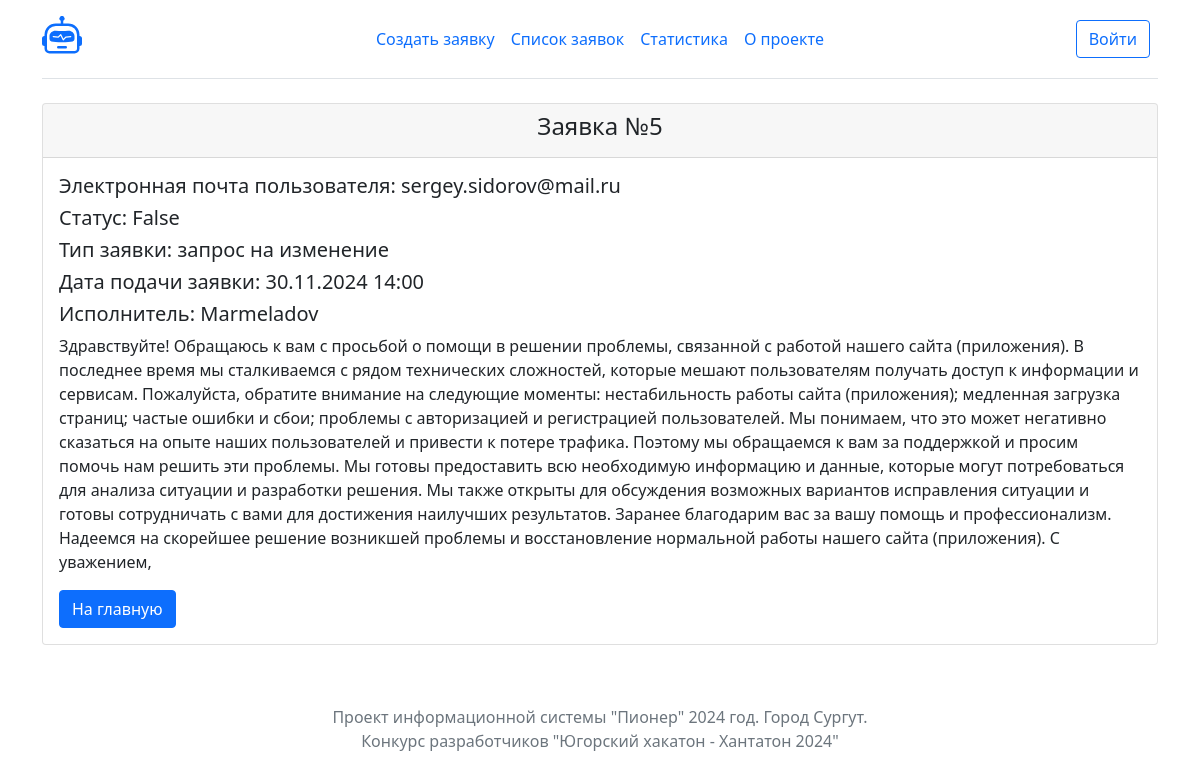
/task/5/, run on the app's committed database.
### tasks/models.py (models this page shows, shortened)
class Task(models.Model):
    title = models.CharField(max_length=1024)
    message = models.TextField()
    authors = models.CharField(max_length=1024)
    contractor = models.ForeignKey(User, on_delete=models.CASCADE, null=True)
    created = models.DateTimeField("date published", auto_now_add= True)
    closed = models.BooleanField(default=False)
    typetask = models.ForeignKey(TypeTask, on_delete=models.CASCADE, null=True)

class TypeTask(models.Model):
    type = models.CharField(max_length=50)
    def __str__(self):
        return self.type

### tasks/views.py (the view)
# urls.py: path("task/<int:task_id>/", views.task_info, name="task_info"),
def task_info(request, task_id):
    task = Task.objects.get(id=task_id)
    return render(request, 'tasks/task_info.html', {'task': task})

### tasks/templates/tasks/task_info.html
{% extends "tasks/base.html" %}
{% block content %}
    <div class="container">
        <div class="row">
            <div class="col-lg-12">
                <div class="card">
                    <div class="card-header">
                    <h4 class="text-center text">Заявка №{{ task.pk }}</h4>
                    </div>
                    <div class="card-body">
                        <h5 class="card-title">Электронная почта пользователя: {{ task.authors }}</h5>
                        <h5 class="card-title">Статус: {{ task.closed }}</h5>
                        <h5 class="card-title">Тип заявки: {{ task.typetask }}</h5>
                        <h5 class="card-title">Дата подачи заявки: {{ task.created|date:'d.m.Y H:i' }}</h5>
                        <h5 class="card-title">Исполнитель: {{ task.contractor }}</h5>
                        <p class="card-text">{{ task.message }}</p>
                        <a href="/" class="btn btn-primary">На главную</a>
                    </div>
                </div>
            </div>
        </div>
    </div>
{% endblock %}

### data on the page
Task: pk "5", authors "sergey.sidorov@mail.ru", closed "False", typetask "запрос на изменение", created "30.11.2024 14:00", contractor "Marmeladov", message "Здравствуйте! Обращаюсь к вам с просьбой о помощи в решении проблемы, связанной с работой нашего сайта (приложения). В последнее время мы сталкиваемся с рядом технических сложностей, которые мешают пользователям получать доступ к информации и сервисам. Пожалуйста, обратите внимание на следующие моменты: нестабильность работы сайта (приложения); медленная загрузка страниц; частые ошибки и сбои; проблемы с авторизацией и регистрацией пользователей. Мы понимаем, что это может негативно сказаться на опыте наших пользователей и привести к потере трафика. Поэтому мы обращаемся к вам за поддержкой и просим помочь нам решить эти проблемы. Мы готовы предоставить всю необходимую информацию и данные,…"
